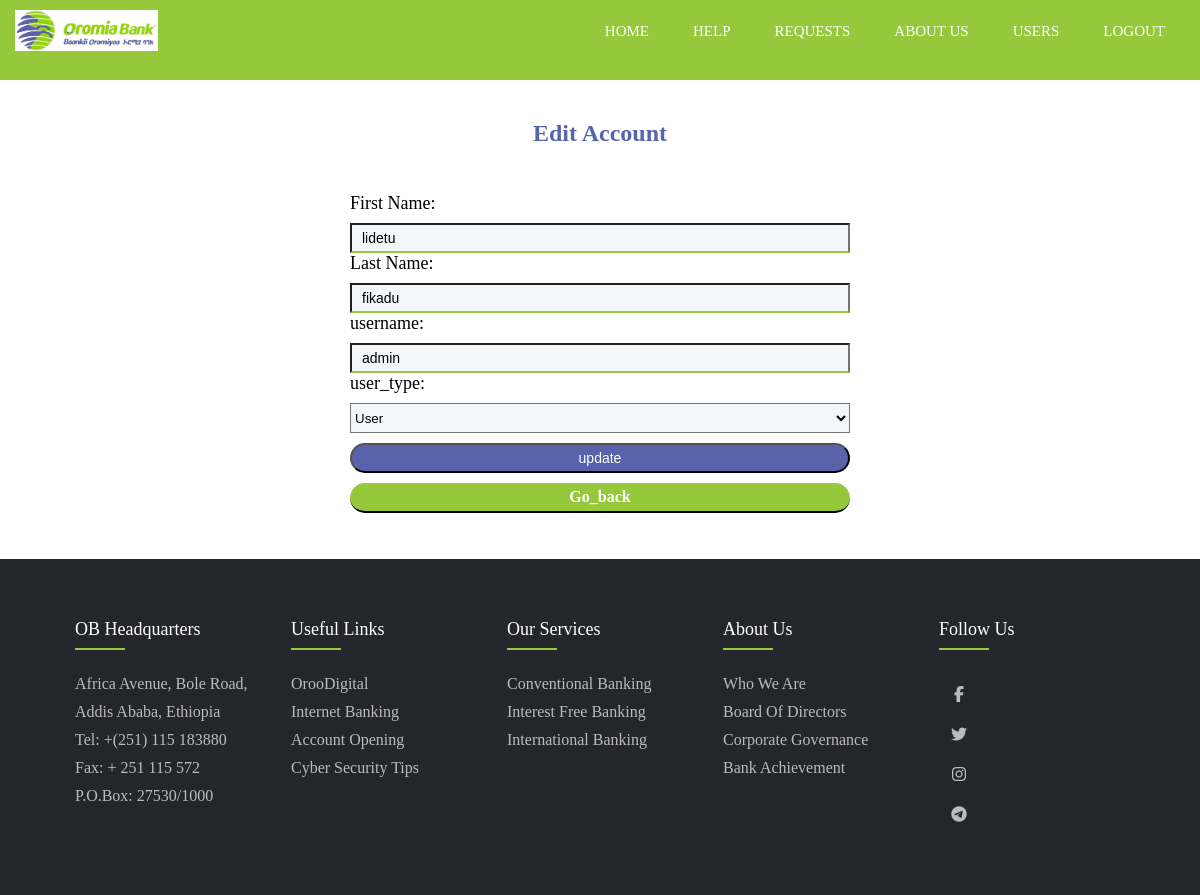
/update.php?id=12 (signed in), run on the app's committed database.
### tables this page shows
CREATE TABLE `users` (
  `id` int(11) NOT NULL,
  `fname` varchar(50) NOT NULL,
  `lname` varchar(50) NOT NULL,
  `username` varchar(50) NOT NULL,
  `password` varchar(255) NOT NULL,
  `usertype` varchar(50) NOT NULL DEFAULT 'user'
);

### update.php (the view, shortened to what this page needs)
<?php
$conn = new mysqli('localhost', 'root', '', 'ob_helps');
$fname = "";
$lname = "";
$username = "";
$usertype = "";
if ($_SERVER["REQUEST_METHOD"] == "GET") {
    $id = $_GET['id'];
    $sql = "select * from users where id=$id";
    $result = $conn->query($sql);
    $row = $result->fetch_assoc();
    $fname = $row["fname"];
    $lname = $row["lname"];
    $username = $row["username"];
    $usertype = $row["usertype"];
}
?>
<!DOCTYPE html>
<html lang="en">
<head>
    <link rel="stylesheet" href="style.css">
    <link rel="stylesheet" href="https://cdnjs.cloudflare.com/ajax/libs/font-awesome/6.5.2/css/all.min.css">
</head>
<body>
    <header>
        <div class="wrapper">
            <div class="logo">
                <img src="image/ob-logo.png" alt="">
            </div>
            <ul class="nav-area">
                <li><a href="index.php">HOME</a></li>
                <li><a href="help.php">HELP</a></li>
                <?php if (isset($_SESSION['usertype'])) : ?>
                    <li><a href="request.php">REQUESTS</a></li>
                <?php endif ?>
                <li><a href="about.php">ABOUT US</a></li>
                <?php if (isset($_SESSION['usertype']) && $_SESSION['usertype'] == 'admin') : ?>
                    <li><a href="users.php">USERS</a></li>
                <?php endif ?>
                <?php if (isset($_SESSION['usertype'])) : ?>
                    <li><a href="logout.php">LOGOUT</a></li>
                <?php else : ?>
                    <li><a href="login.php">LOGIN</a></li>
                <?php endif ?>
            </ul>
        </div>
    </header>
    <h1>Edit Account</h1>
    <div class="containe">
        <form action="update.php" method="POST">
            <label for="fname">First Name: </label>
            <input type="text" name="fname" value="<?php echo $fname; ?>" required>
            <label for="lname">Last Name:</label>
            <input type="text" name="lname" value="<?php echo $lname; ?>" required>
            <label for="username">username:</label>
            <input type="username" name="username" value="<?php echo $username; ?>" required>
            <label for="user_type">user_type:</label>
            <select id="user_type" name="usertype" value="<?php echo $usertype; ?>">
                <option value="user">User</option>
            </select>
            <input type="submit" value="update">
        </form>
        <div class="userr">
            <a href="userslist.php">
                <h4>go_back</h4>
            </a>
        </div>
    </div>
    <footer class="footer">
        <div class="container">
            <div class="row">
                <div class="footer-col">
                    <h4>OB Headquarters</h4>
                    <ul>
                        <li><a href="#">Africa Avenue, Bole Road,</a></li>
                        <li><a href="#">Addis Ababa, Ethiopia</a></li>
                        <li><a href="#">Tel: +(251) 115 183880</a></li>
                        <li><a href="#">Fax: + 251 115 572
                        <li><a href="#">P.O.Box: 27530/1000</a></li>
                    </ul>
                </div>
                <div class="footer-col">
                    <h4>Useful Links</h4>
                    <ul>
                        <li><a href="#">OrooDigital</a></li>
                        <li><a href="#">Internet Banking</a></li>
                        <li><a href="#">Account Opening</a></li>
                        <li><a href="#">Cyber Security Tips</a></li>
                    </ul>
                </div>
                <div class="footer-col">
                    <h4>Our Services</h4>
                    <ul>
                        <li><a href="#">Conventional Banking</a></li>
                        <li><a href="#">Interest Free Banking</a></li>
                        <li><a href="#">International Banking</a></li>
                    </ul>
                </div>
                <div class="footer-col">
                    <h4>About Us</h4>
                    <ul>
                        <li><a href="about.php">Who We Are</a></li>
                        <li><a href="about.php">Board Of Directors</a></li>
                        <li><a href="about.php">Corporate Governance</a></li>
                        <li><a href="about.php">Bank Achievement</a></li>
                    </ul>
                </div>
                <div class="footer-col">
                    <h4>follow us</h4>
                    <div class="social-link">
                        <a href="https://www.facebook.com/oibsc/"><i class="fab fa-facebook-f"></i></a>
                        <a href="https://twitter.com/oromiabank"><i class="fab fa-twitter"></i></a>
                        <a href="https://www.instagram.com/oromiaintbank/"><i class="fab fa-instagram"></i></a>
                        <a href="https://t.me/OromiabankOfficial"><i class="fab fa-telegram"></i></a>
                    </div>
                </div>
            </div>
    </footer>
</body>
</html>

### style.css (style rules this page uses)
* { margin: 0; padding: 0; box-sizing: border-box; }
.wrapper { width: 1170px; margin: auto; }
header { height: 10vh; background-size: cover; background-position: center; position: relative; background-color: #96c83c; }
.nav-area { float: right; list-style: none; margin-top: 18px; }
.nav-area li { display: inline-block; }
.nav-area li a { color: #ffffff; text-decoration: none; padding: 5px 20px; font-size: 15px; }
.logo img { width: 143px; float: left; margin-top: 10px; }
* { margin: 0; padding: 0; box-sizing: border-box; border-radius: 0; }
.container { max-width: 1170px; margin: 0; height: 27vh; }
.row { display: flex; flex-wrap: wrap; }
ul { list-style: none; }
.footer { background-color: #24262b; padding: 60px; margin-top: 10px; }
.footer-col { width: 20%; padding: 0 15px; }
.footer-col h4 { font-size: 18px; color: #ffffff; text-transform: capitalize; margin-bottom: 35px; font-weight: 500; position: relative; }
.footer-col h4::before { content: ''; position: absolute; left: 0; bottom: -10px; background-color: #96c83c; height: 2px; box-sizing: border-box; width: 50px; }
.footer-col ul li:not(:last-child) { margin-bottom: 10px; }
.footer-col ul li, a { font-size: 16px; text-transform: capitalize; color: #ffffff; text-decoration: none; font-weight: 300; color: #bbbbbb; display: block; transform: all 0.3s ease; }
.footer-col .social-link { display: inline-block; height: 40px; width: 40px; background-color: rgba(255, 255, 255, 0, 2); margin-right: 0 10px 10px 0; text-align: center; line-height: 40px; border-radius: 50px; color: #ffffff; transition: all 0.5s ease; }
.containe { max-width: 1320; margin: 0; padding: 3%; text-align: 0; background-color: #fff; }
input, label, textarea { display: block; margin: auto; width: 500px; color: #000; height: 30px; text-align: left; font-size: large; height: 30px; text-emphasis-color: #000; }
input, textarea { background-color: transparent; border: 110; border-bottom: 2px solid #96c83c; color: #000; background-color: #f4f7fa; }
select { background-color: #f4f7fa; color: #000; display: block; margin: 0 auto; width: 500px; height: 30px; display: block; }
input[ type=submit] { background-color: #5863ac; padding-top: 5px !important; color: #fff; font-size: 14px; border-bottom: none; margin-top: 10px; cursor: pointer; transform: all 0.3s ease; border-radius: 500px; text-align: center; font: bold; border-bottom: 2px solid #000; }
input, textarea { font-size: 14px; padding: 10px; }
h1 { text-align: center; font-size: 24px; color: #5863ac; margin-bottom: 10px; margin-top: 40px; }
img { max-width: 100%; height: auto; }
.userr a { background-color: #96c83c; margin: 0 auto; color: #fff; font-size: 16px; border: none; padding-top: 5px; margin-top: 10px; border-radius: 500px; text-align: center; font-weight: bold; width: 500px; height: 30px; border-bottom: 2px solid #000; animation-name: slideAndColorChange; animation-duration: 2s; animation-timing-function: ease-in-out; animation-iteration-count: infinite; }

### data on the page
users: fname "lidetu", lname "fikadu", username "admin", usertype "User"
